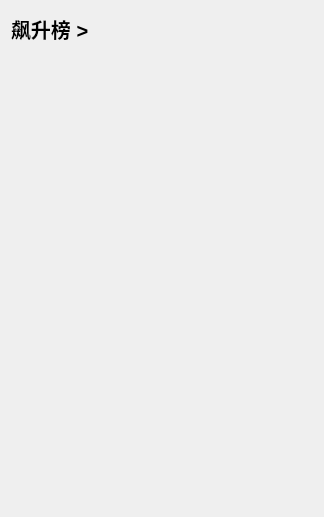
<?xml version="1.0" encoding="UTF-8"?>
<ui version="4.0">
 <class>RankPartWidget</class>
 <widget class="QWidget" name="RankPartWidget">
  <property name="geometry">
   <rect>
    <x>0</x>
    <y>0</y>
    <width>324</width>
    <height>517</height>
   </rect>
  </property>
  <property name="windowTitle">
   <string>RankPartWidget</string>
  </property>
  <layout class="QVBoxLayout" name="verticalLayout">
   <item>
    <widget class="QLabel" name="title_label">
     <property name="sizePolicy">
      <sizepolicy hsizetype="Preferred" vsizetype="Fixed">
       <horstretch>0</horstretch>
       <verstretch>0</verstretch>
      </sizepolicy>
     </property>
     <property name="minimumSize">
      <size>
       <width>0</width>
       <height>35</height>
      </size>
     </property>
     <property name="font">
      <font>
       <pointsize>15</pointsize>
       <bold>true</bold>
      </font>
     </property>
     <property name="cursor">
      <cursorShape>PointingHandCursor</cursorShape>
     </property>
     <property name="text">
      <string>飙升榜 &gt;</string>
     </property>
    </widget>
   </item>
   <item>
    <widget class="QWidget" name="widget" native="true">
     <layout class="QVBoxLayout" name="verticalLayout_2">
      <property name="spacing">
       <number>20</number>
      </property>
      <property name="leftMargin">
       <number>0</number>
      </property>
      <property name="topMargin">
       <number>0</number>
      </property>
      <property name="rightMargin">
       <number>0</number>
      </property>
      <property name="bottomMargin">
       <number>0</number>
      </property>
      <item>
       <widget class="RankListWidget" name="widget_1" native="true"/>
      </item>
      <item>
       <widget class="RankListWidget" name="widget_2" native="true"/>
      </item>
      <item>
       <widget class="RankListWidget" name="widget_3" native="true"/>
      </item>
      <item>
       <widget class="RankListWidget" name="widget_4" native="true"/>
      </item>
      <item>
       <widget class="RankListWidget" name="widget_5" native="true"/>
      </item>
     </layout>
    </widget>
   </item>
  </layout>
 </widget>
 <customwidgets>
  <customwidget>
   <class>RankListWidget</class>
   <extends>QWidget</extends>
   <header>RankListWidget.h</header>
   <container>1</container>
  </customwidget>
 </customwidgets>
 <resources/>
 <connections/>
</ui>
